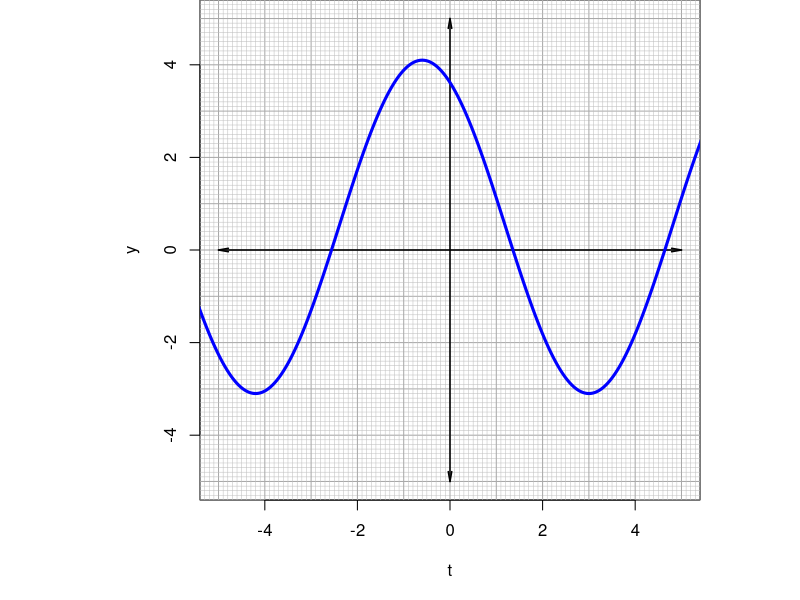
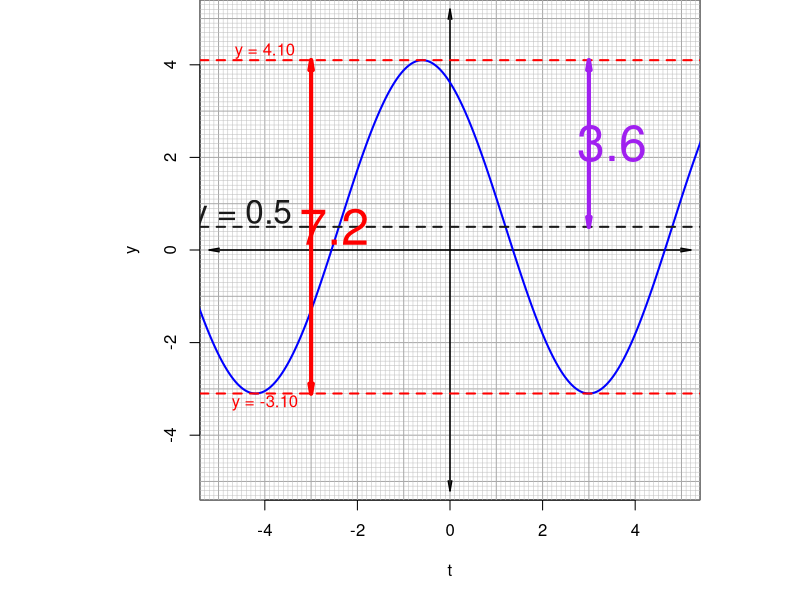

These charts were generated, in order, by the following R code:
## ---- chunk 1
A = round(runif(1,0.7,4),1)
P = round(runif(1,2,8)/4,1)*4
B = 2*pi/P
D = round(runif(1,0.1,4.9-A),1)*sample(c(-1,1),1)
h = round(runif(1,0,P),1)
C = h*B
## ---- chunk 2
par(mar=c(5,5,0,0),pty="s")
plot(0,0,type="n",xlim=c(-5,5),ylim=c(-5,5),xlab="t",ylab="y")

for(i in seq(-6,6,0.1)){
  if(i%%1==0){
    abline(h=i,col="darkgrey",lwd=1)
    abline(v=i,col="darkgrey",lwd=1)
  } else {
    abline(h=i,col="grey",lwd=0.5)
    abline(v=i,col="grey",lwd=0.5)
  }
}

arrows(0,-5,0,5,length=0.1,angle=10,code=3,lwd=1.5)
arrows(-5,0,5,0,length=0.1,angle=10,code=3,lwd=1.5)

t = seq(-6,6,0.01)
lines(t,A*sin(B*t+C)+D,lwd=3,col="blue")
## ---- chunk 3
par(mar=c(5,5,0,0),pty="s")
plot(0,0,type="n",xlim=c(-5,5),ylim=c(-5,5),xlab="t",ylab="y")

for(i in seq(-6,6,0.1)){
  if(i%%1==0){
    abline(h=i,col="darkgrey",lwd=1)
    abline(v=i,col="darkgrey",lwd=1)
  } else {
    abline(h=i,col="grey",lwd=0.5)
    abline(v=i,col="grey",lwd=0.5)
  }
}

arrows(0,-5.2,0,5.2,length=0.1,angle=10,code=3,lwd=1.5)
arrows(-5.2,0,5.2,0,length=0.1,angle=10,code=3,lwd=1.5)

t = seq(-6,6,0.01)
lines(t,A*sin(B*t+C)+D,lwd=2,col="blue")

abline(h=A+D,col="red",lwd=2,lty=2)
text(-4,A+D+0.2,paste0("y = ",sprintf("%.2f",A+D)),col="red")
abline(h=-A+D,col="red",lwd=2,lty=2)
text(-4,-A+D-0.2,paste0("y = ",sprintf("%.2f",-A+D)),col="red")

abline(h=D,col=rgb(0.1,0.1,0.1),lwd=2,lty=2)
text(-4.5,D+0.25*sign(D),paste0("y = ",D),col=rgb(0.1,0.1,0.1),cex=2)
arrows(-3,-A+D,-3,A+D,0.1,10,3,col="red",lwd=4)
text(-2.5,D,2*A,col="red",cex=3)

arrows(3,D,3,A+D,0.1,10,3,col="purple",lwd=4)
text(3.5,D+A/2,A,col="purple",cex=3)
